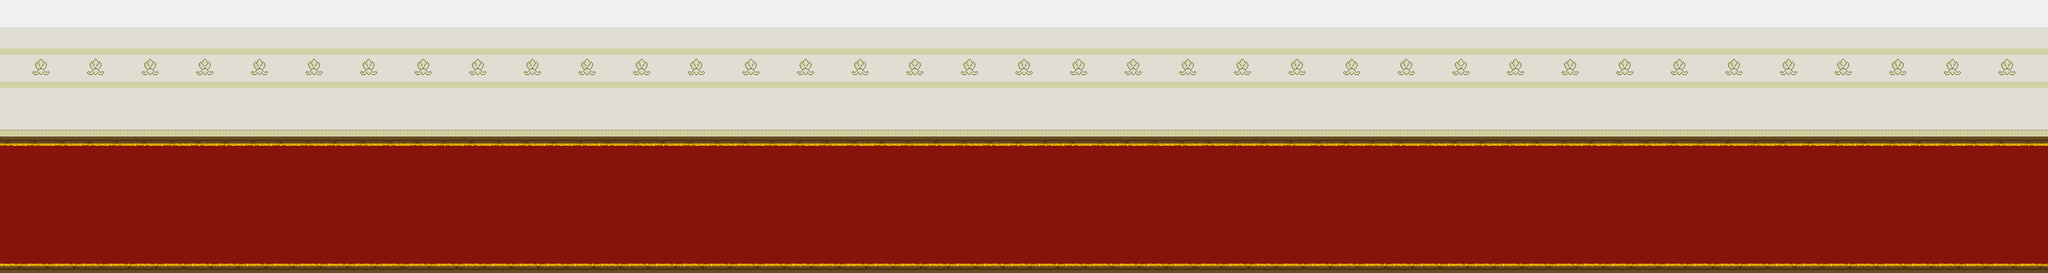

This game map was drawn from its Tiled (.tmx) file and the tilesets committed beside it. A one-line description and the trimmed map source follow:
An orthogonal 75x10 tile map with 32x32 px tiles, 1 tile layer (Tile Layer 1), 2 tilesets and 45 objects.

<map version="1.0" orientation="orthogonal" renderorder="right-down" width="75" height="10" tilewidth="32" tileheight="32" nextobjectid="82">
 <tileset firstgid="1" name="FLOOR THINGS " tilewidth="32" tileheight="32" tilecount="784" columns="28">
  <image source="combined tiles.png" width="900" height="900" />
 </tileset>
 <tileset firstgid="785" name="TO THE WINDOW -- TO THE WALL" tilewidth="32" tileheight="32" tilecount="16" columns="4">
  <image source="combined walls.png" width="128" height="128" />
 </tileset>
 <layer name="Tile Layer 1" width="75" height="10">
  <data>[750 cells, 750 non-empty, 7 distinct tile ids]</data>
 </layer>
 <objectgroup name="streetbound">
  <object id="3" x="-2.04545" y="154.545">
   <polyline points="0,0 -4.01515,155.581 2405.08,157.576 2405.08,0 4.01515,1.99463" />
  </object>
 </objectgroup>
 <objectgroup color="#ff0000" name="fire">
  <object id="15" x="347.635" y="264.76">
   <ellipse />
  </object>
  <object id="16" x="871.305" y="268.744">
   <ellipse />
  </object>
  <object id="17" x="419.6" y="213.436">
   <ellipse />
  </object>
  <object id="37" x="537.992" y="220.556">
   <ellipse />
  </object>
  <object id="38" x="654.776" y="225.197">
   <ellipse />
  </object>
  <object id="39" x="799.234" y="240.771">
   <ellipse />
  </object>
  <object id="40" x="612.289" y="303.54">
   <ellipse />
  </object>
  <object id="41" x="815.807" y="135.326">
   <ellipse />
  </object>
  <object id="42" x="1085.78" y="-9.00614">
   <ellipse />
  </object>
  <object id="44" x="1031.79" y="-6.92942">
   <ellipse />
  </object>
  <object id="45" x="1056.71" y="24.2213">
   <ellipse />
  </object>
  <object id="46" x="1143.93" y="34.6049">
   <ellipse />
  </object>
  <object id="47" x="1142.89" y="-13.1596">
   <ellipse />
  </object>
  <object id="48" x="1103.43" y="25.2597">
   <ellipse />
  </object>
  <object id="50" x="1102.39" y="147.786">
   <ellipse />
  </object>
  <object id="51" x="1028.67" y="196.589">
   <ellipse />
  </object>
  <object id="52" x="1357.83" y="302.501">
   <ellipse />
  </object>
  <object id="53" x="1399.36" y="284.849">
   <ellipse />
  </object>
  <object id="54" x="1657.92" y="162.323">
   <ellipse />
  </object>
  <object id="55" x="1692.18" y="202.819">
   <ellipse />
  </object>
  <object id="56" x="1543.7" y="300.425">
   <ellipse />
  </object>
  <object id="57" x="1847.94" y="163.361">
   <ellipse />
  </object>
  <object id="58" x="2077.41" y="162.323">
   <ellipse />
  </object>
  <object id="59" x="2303.77" y="156.093">
   <ellipse />
  </object>
  <object id="60" x="2306.89" y="302.501">
   <ellipse />
  </object>
  <object id="65" x="2273.66" y="166.476">
   <ellipse />
  </object>
  <object id="75" x="2254.97" y="152.978">
   <ellipse />
  </object>
  <object id="76" x="2230.05" y="162.323">
   <ellipse />
  </object>
  <object id="77" x="580.1" y="157.131">
   <ellipse />
  </object>
  <object id="78" x="618.519" y="157.131">
   <ellipse />
  </object>
  <object id="79" x="605.89" y="236.428">
   <ellipse />
  </object>
 </objectgroup>
 <objectgroup color="#3b3b3b" name="debris">
  <object id="12" x="479.04" y="279.912">
   <ellipse />
  </object>
  <object id="14" x="450.941" y="177.708">
   <ellipse />
  </object>
  <object id="19" x="532.336" y="299.386">
   <ellipse />
  </object>
  <object id="20" x="778.427" y="299.386">
   <ellipse />
  </object>
  <object id="21" x="970.523" y="237.085">
   <ellipse />
  </object>
  <object id="22" x="1089.93" y="239.161">
   <ellipse />
  </object>
  <object id="24" x="1282.03" y="293.156">
   <ellipse />
  </object>
  <object id="26" x="1501.12" y="237.085">
   <ellipse />
  </object>
  <object id="27" x="1747.21" y="178.937">
   <ellipse />
  </object>
  <object id="28" x="1928.93" y="182.052">
   <ellipse />
  </object>
  <object id="29" x="2131.41" y="238.123">
   <ellipse />
  </object>
  <object id="35" x="2069.11" y="280.696">
   <ellipse />
  </object>
 </objectgroup>
 <objectgroup name="end">
  <object id="80" x="2333.89" y="228.778">
   <ellipse />
  </object>
 </objectgroup>
</map>
